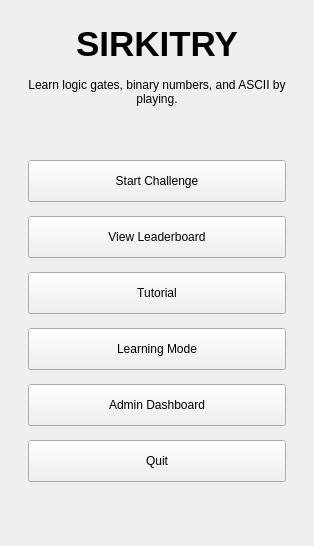
      <widget class="QWidget" name="page_main_menu">
       <layout class="QVBoxLayout" name="layout_main_menu">
        <property name="spacing">
         <number>14</number>
        </property>
        <property name="leftMargin">
         <number>28</number>
        </property>
        <property name="topMargin">
         <number>24</number>
        </property>
        <property name="rightMargin">
         <number>28</number>
        </property>
        <property name="bottomMargin">
         <number>24</number>
        </property>
        <item>
         <widget class="QLabel" name="lblMainTitle">
          <property name="font">
           <font>
            <pointsize>26</pointsize>
            <bold>true</bold>
           </font>
          </property>
          <property name="text">
           <string>SIRKITRY</string>
          </property>
          <property name="alignment">
           <set>Qt::AlignmentFlag::AlignCenter</set>
          </property>
          <property name="wordWrap">
           <bool>true</bool>
          </property>
          <property name="role" stdset="0">
           <string>heroTitle</string>
          </property>
         </widget>
        </item>
        <item>
         <widget class="QLabel" name="lblMainSubtitle">
          <property name="text">
           <string>Learn logic gates, binary numbers, and ASCII by playing.</string>
          </property>
          <property name="alignment">
           <set>Qt::AlignmentFlag::AlignCenter</set>
          </property>
          <property name="wordWrap">
           <bool>true</bool>
          </property>
          <property name="role" stdset="0">
           <string>subtitle</string>
          </property>
         </widget>
        </item>
        <item>
         <spacer name="spacer_main_top">
          <property name="orientation">
           <enum>Qt::Orientation::Vertical</enum>
          </property>
          <property name="sizeHint" stdset="0">
           <size>
            <width>20</width>
            <height>40</height>
           </size>
          </property>
         </spacer>
        </item>
        <item>
         <widget class="QPushButton" name="btnStartChallenge">
          <property name="minimumSize">
           <size>
            <width>0</width>
            <height>42</height>
           </size>
          </property>
          <property name="cursor">
           <cursorShape>PointingHandCursor</cursorShape>
          </property>
          <property name="text">
           <string>Start Challenge</string>
          </property>
          <property name="role" stdset="0">
           <string>primary</string>
          </property>
         </widget>
        </item>
        <item>
         <widget class="QPushButton" name="btnViewLeaderboard">
          <property name="minimumSize">
           <size>
            <width>0</width>
            <height>42</height>
           </size>
          </property>
          <property name="cursor">
           <cursorShape>PointingHandCursor</cursorShape>
          </property>
          <property name="text">
           <string>View Leaderboard</string>
          </property>
          <property name="role" stdset="0">
           <string>secondary</string>
          </property>
         </widget>
        </item>
        <item>
         <widget class="QPushButton" name="btnTutorial">
          <property name="minimumSize">
           <size>
            <width>0</width>
            <height>42</height>
           </size>
          </property>
          <property name="cursor">
           <cursorShape>PointingHandCursor</cursorShape>
          </property>
          <property name="text">
           <string>Tutorial</string>
          </property>
          <property name="role" stdset="0">
           <string>secondary</string>
          </property>
         </widget>
        </item>
        <item>
         <widget class="QPushButton" name="btnLearningMode">
          <property name="minimumSize">
           <size>
            <width>0</width>
            <height>42</height>
           </size>
          </property>
          <property name="cursor">
           <cursorShape>PointingHandCursor</cursorShape>
          </property>
          <property name="text">
           <string>Learning Mode</string>
          </property>
          <property name="role" stdset="0">
           <string>secondary</string>
          </property>
         </widget>
        </item>
        <item>
         <widget class="QPushButton" name="btnAdminDashboard">
          <property name="minimumSize">
           <size>
            <width>0</width>
            <height>42</height>
           </size>
          </property>
          <property name="cursor">
           <cursorShape>PointingHandCursor</cursorShape>
          </property>
          <property name="text">
           <string>Admin Dashboard</string>
          </property>
          <property name="role" stdset="0">
           <string>ghost</string>
          </property>
         </widget>
        </item>
        <item>
         <widget class="QPushButton" name="btnQuit">
          <property name="minimumSize">
           <size>
            <width>0</width>
            <height>42</height>
           </size>
          </property>
          <property name="cursor">
           <cursorShape>PointingHandCursor</cursorShape>
          </property>
          <property name="text">
           <string>Quit</string>
          </property>
          <property name="role" stdset="0">
           <string>ghost</string>
          </property>
         </widget>
        </item>
        <item>
         <spacer name="spacer_main_bottom">
          <property name="orientation">
           <enum>Qt::Orientation::Vertical</enum>
          </property>
          <property name="sizeHint" stdset="0">
           <size>
            <width>20</width>
            <height>40</height>
           </size>
          </property>
         </spacer>
        </item>
       </layout>
      </widget>
